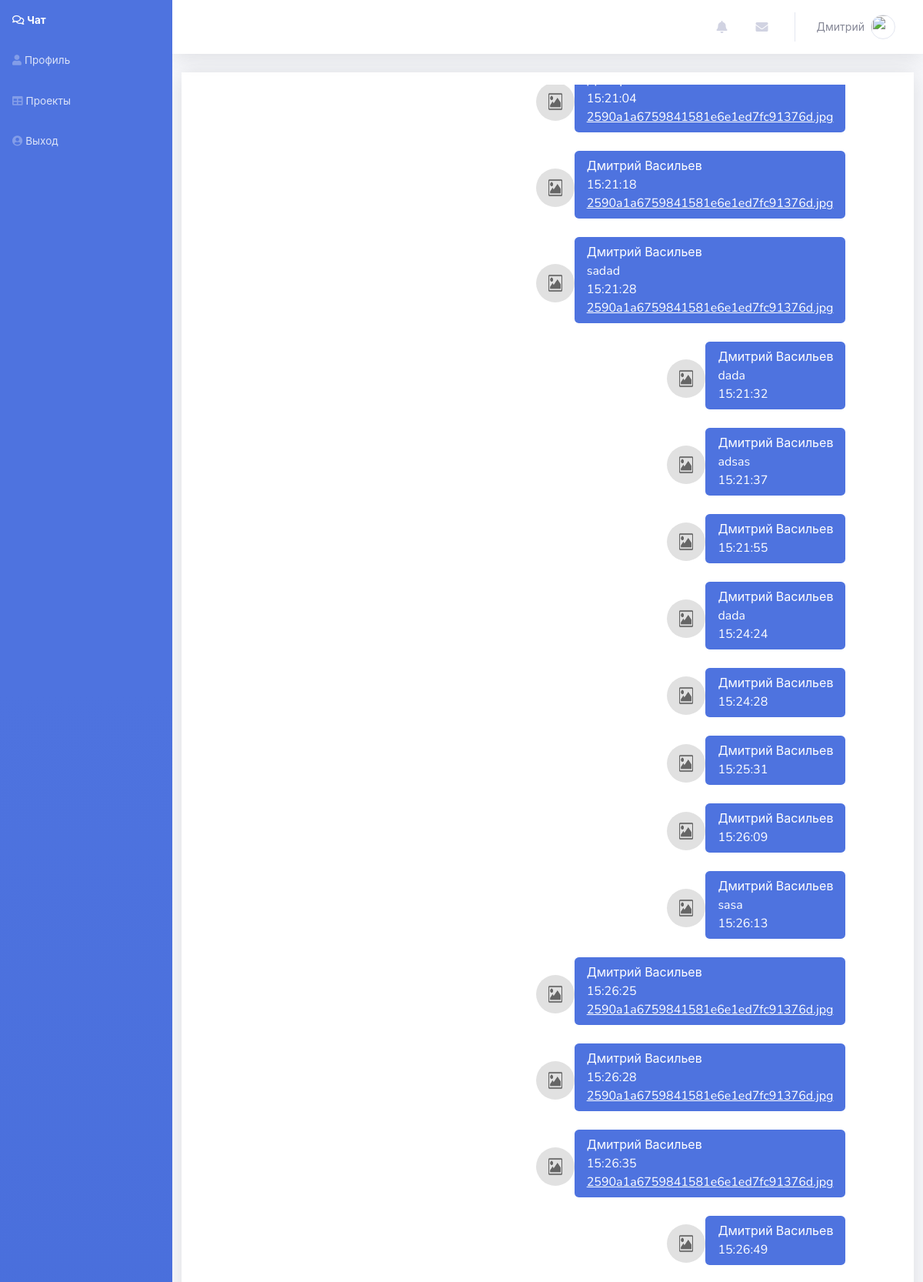
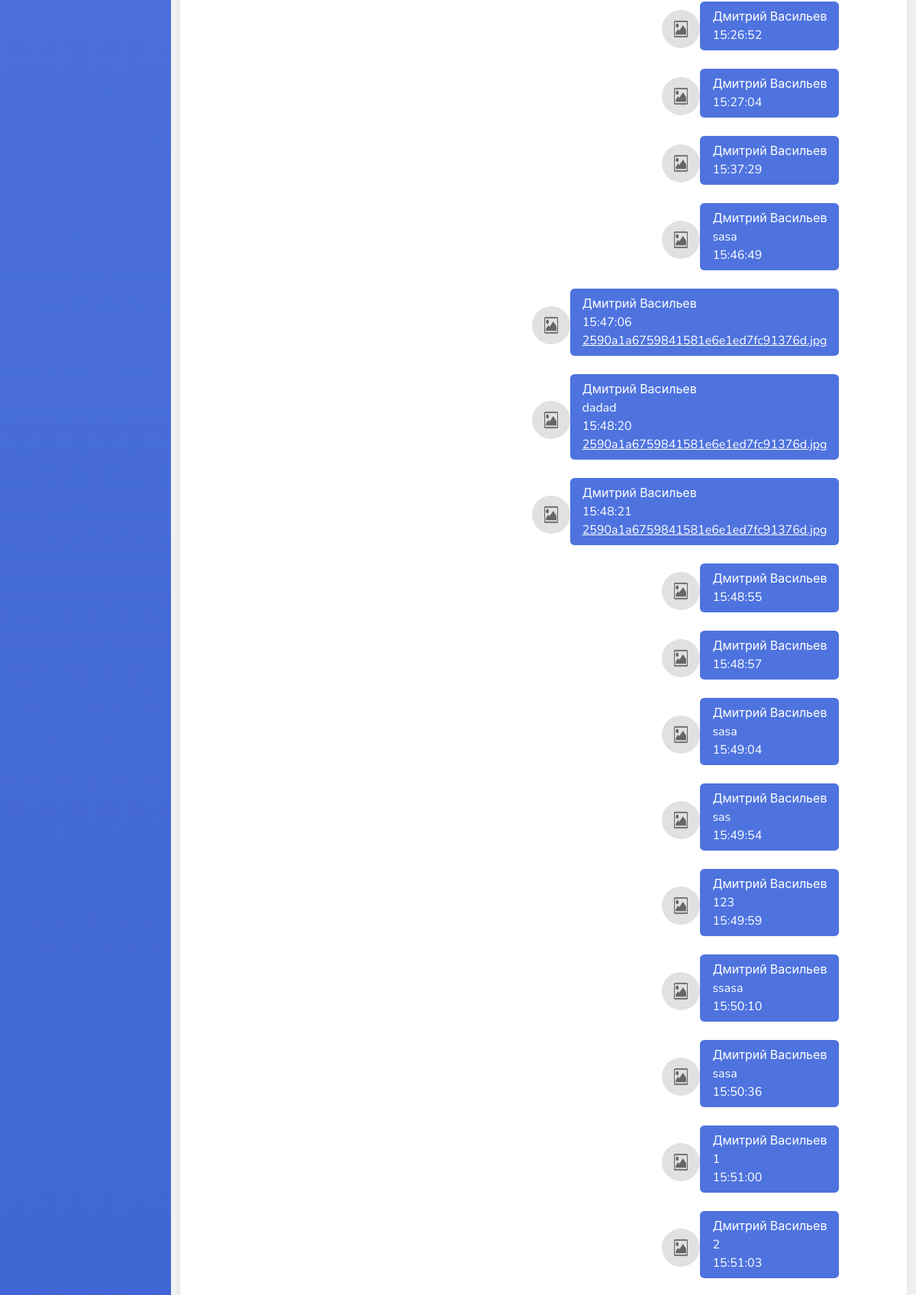
The app's page /realproject/chat.php (signed in, upper part) with its own data (2 pictures, top to bottom).
### tables this page shows
CREATE TABLE IF NOT EXISTS `Message` (
  `id` int(11) NOT NULL AUTO_INCREMENT,
  `text` varchar(255) NOT NULL,
  `date` datetime NOT NULL,
  `id_anketa` int(11) NOT NULL,
  `id_project` int(11) DEFAULT NULL,
  PRIMARY KEY (`id`),
  KEY `FK__Anketa2` (`id_anketa`),
  KEY `FK_Message_Project` (`id_project`),
  CONSTRAINT `FK_Message_Project` FOREIGN KEY (`id_project`) REFERENCES `Project` (`id`),
  CONSTRAINT `FK__Anketa2` FOREIGN KEY (`id_anketa`) REFERENCES `Anketa` (`id`)
);

### realproject/model/Message.php (called while the page is built, shortened)
<?php
class Message
{
	function __construct($i, $t, $dt, $a, $d)
	{
        $this->id_anketa = $a;
	}
}
?>

### realproject/model/data.php (called while the page is built, shortened)
<?
function getMessageAll()
{
	require_once('Message.php');
    $query = "SELECT * FROM Message WHERE id_project IS NULL";
	$result = mysqli_query($GLOBALS['dbc'], $query);
	$messages = array();
    while($row = mysqli_fetch_assoc($result))
	{
		$query_docs = "SELECT * FROM Document WHERE id_message = ".$row['id'];
		$data_docs = mysqli_query($GLOBALS['dbc'],$query_docs);
		$docs = array();
		foreach($data_docs as $doc)
		{
			$docs[$doc['url_document']] = $doc['name'];
		}
		array_push($messages, new Message($row['id'], $row['text'], $row['date'], $row['id_anketa'],$docs));
	}
    return $messages;
}
?>

### realproject/temp_mess.php (the view, shortened to what this page needs)
<?php
function chat($mess,$id)
{
              foreach ($mess as $m)
              {
                  if ($m->id_anketa == $id)
                  {
                    $profile = getProfile($id);
                    vis_mess_my($profile->foto, $profile->name.' '.$profile->family, $m->text, $m->time, $m->docs);
                  }
                  else
                  {
                      $profile=getProfile($m->id_anketa);
                      vis_mess_not_my($profile->foto, $profile->name.' '.$profile->family, $m->text, $m->time, $m->docs);
                  }
              }
}
function vis_mess_my($foto, $name, $text, $time, $docs)
{
    echo '<div class="row w-100">
    <div class="media w-150 mb-3">
    <div class="media-body ml-3" style="float: right;">
      <div class="media" style="display: flex; align-items: center;">
      <img src="'.($foto ? $foto : 'assets/img/no_img.jpg').'" alt="Фото отправителя" class="rounded-circle mr-3" style="width: 50px; height: 50px;">
        <div class="bg-primary rounded py-2 px-3 mb-2">
        <p class="text-small mb-0 text-white">'.$name.'</p>
          <p class="text-small mb-0 text-white">'.$text.'</p>
          <p class="text-small mb-0 text-white">'.$time.'</p>';
          foreach ($docs as $url => $name)
          {
            echo '<a class="text-white" href="'.$url.'" target="_blank">'.$name.'</a>';
          }
        echo '</div>
      </div>
    </div>
    </div>
    </div>';
}
?>

### realproject/assets/css/Filter.css (style rules this page uses)
* { outline: none; }

### records on screen
message: date "15:21:04", name "2590a1a6759841581e6e1ed7fc91376d.jpg"
message: date "15:21:18", name "2590a1a6759841581e6e1ed7fc91376d.jpg"
message: text "sadad", date "15:21:28", name "2590a1a6759841581e6e1ed7fc91376d.jpg"
message: text "dada", date "15:21:32"
message: text "adsas", date "15:21:37"
message: date "15:21:55"
message: text "dada", date "15:24:24"
message: date "15:24:28"
message: date "15:25:31"
message: date "15:26:09"
message: text "sasa", date "15:26:13"
message: date "15:26:25", name "2590a1a6759841581e6e1ed7fc91376d.jpg"
message: date "15:26:28", name "2590a1a6759841581e6e1ed7fc91376d.jpg"
message: date "15:26:35", name "2590a1a6759841581e6e1ed7fc91376d.jpg"
message: date "15:26:49"
message: date "15:26:52"
message: date "15:27:04"
message: date "15:37:29"
message: text "sasa", date "15:46:49"
message: date "15:47:06", name "2590a1a6759841581e6e1ed7fc91376d.jpg"
message: text "dadad", date "15:48:20", name "2590a1a6759841581e6e1ed7fc91376d.jpg"
message: date "15:48:21", name "2590a1a6759841581e6e1ed7fc91376d.jpg"
message: date "15:48:55"
message: date "15:48:57"
message: text "sasa", date "15:49:04"
message: text "sas", date "15:49:54"
message: text "123", date "15:49:59"
message: text "ssasa", date "15:50:10"
message: text "sasa", date "15:50:36"
message: text "1", date "15:51:00"
message: text "2", date "15:51:03"

### other values on screen
$_SESSION['name'] "Дмитрий"
